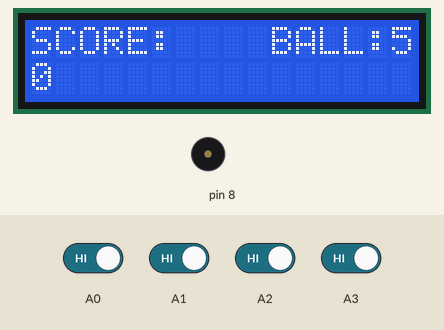
Simulated run of this sketch. Board: Arduino Uno, built with avr-gcc and run on an emulated ATmega328P. Shown: 16×2 character LCD, buzzer (waves = sounding). Inputs (shaded band) come from the test bench; at power-on: A0–3 HIGH.

Above: at 1.2 s.
1.3 s: A0 driven LOW
At 1.6 s:
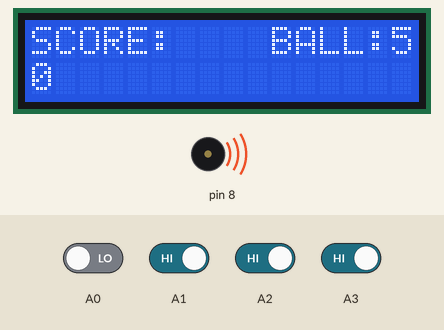
4.3 s: A1 driven LOW
At 5.6 s:
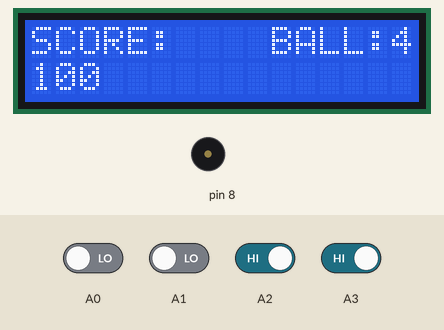
6.3 s: A2 driven LOW
At 7.0 s:
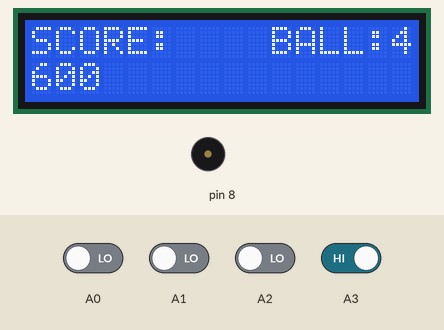
8.2 s: A3 driven LOW
At 9.5 s:
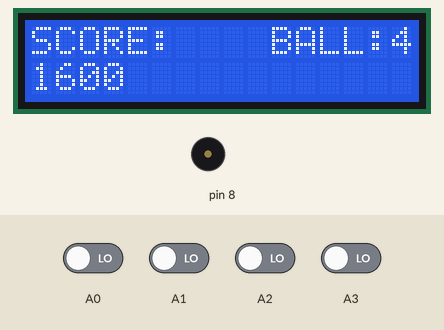
Timing chart, 0 to 11.2 s (numbered marks = the images above; inputs shaded):
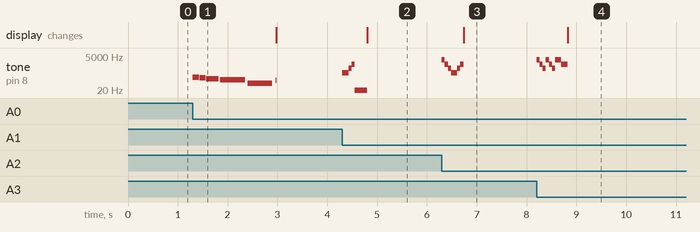

The sketch:

Pinball_0_00.ino
```cpp
#include "pitches.h"
#include <LiquidCrystal.h>
LiquidCrystal lcd(12, 11, 5, 4, 3, 2);

  boolean lastReadButton0;
  boolean lastReadButton1;
  boolean lastReadButton2;
  boolean lastReadButton3;
  boolean lastReadButton4;


  unsigned int score = 0;
  int ballnumber = 5;
  int a = 100;
  int b = 500;
  int c = 1000;


////Ball lost melody////
int ballLostMelody[] =
{
  NOTE_DS3, NOTE_D3, NOTE_B2, NOTE_GS2, NOTE_B1
};
int noteDurations0[] =
{
  8, 8, 4, 2, 2,
};
///////////////////////

////SCORE A////
int scoreAMelody[] =
{
 NOTE_E4, NOTE_E5, NOTE_E6,
};
int noteDurations1[] =
{
 8, 16, 16,
};
///////////////////////

////SCORE B////
int scoreBMelody[] =
{
 NOTE_E7, NOTE_E6, NOTE_E5, NOTE_E4, NOTE_E5, NOTE_E6,
};
int noteDurations2[] =
{
 16, 16, 16, 8, 16, 16,
};
///////////////////////

////SCORE C////
int scoreCMelody[] =
{
 NOTE_E7, NOTE_E6, NOTE_E5,  NOTE_E7, NOTE_E6, NOTE_E5, NOTE_E7, NOTE_E6, NOTE_E5,
};
int noteDurations3[] =
{
 16, 16, 16, 16, 16, 16, 8, 8, 8,
};
///////////////////////

// SETUP===========================================
void setup() {

//input pins for scoring triggers
  pinMode(A0, INPUT);
  pinMode(A1, INPUT);
  pinMode(A2, INPUT);
  pinMode(A3, INPUT);
  pinMode(A4, INPUT);

// set up the LCD:
  lcd.begin(16, 2);
  lcd.clear();

}

//LOOP==============================================
void loop() {

////LCD DISPLAY: SCORE / GAME OVER////

  if (ballnumber < 1)
  {
    lcd.setCursor(0, 0);
    lcd.print("GAME OVER         ");
  }
  else
  {
  lcd.setCursor(0, 0);
  lcd.print("SCORE:    BALL:");
  lcd.print(ballnumber);
  }
//LCD: NUMERIC SCORE

  lcd.setCursor(0, 1);
  lcd.print(score);

///LOST BALL//////////////////////////////////////
   boolean readButton0 = digitalRead(A0);

  if (readButton0 == LOW and lastReadButton0 == HIGH)
  {
      ballnumber = ballnumber - 1;

////BALL LOST MELODY////=============================
  for (int thisNote = 0; thisNote < 8; thisNote++) {

    int noteDuration0 = 1000 / noteDurations0[thisNote];
    tone(8, ballLostMelody[thisNote], noteDuration0);

    int pauseBetweenNotes = noteDuration0 * 1.10;
    delay(pauseBetweenNotes);

    noTone(8);
}////================================================

  }
  lastReadButton0 = readButton0;


///SCORE a 100 PTS//////////////////////////////////////////////
   boolean readButton2 = digitalRead(A1);

  if (readButton2 == LOW and lastReadButton2 == HIGH)
  {
      score = score + a;

      ////SCORE A MELODY////=============================
  for (int thisNote = 0; thisNote < 8; thisNote++) {

    int noteDuration1 = 1000 / noteDurations1[thisNote];
    tone(8, scoreAMelody[thisNote], noteDuration1);

    int pauseBetweenNotes = noteDuration1 * 1.0;
    delay(pauseBetweenNotes);

    noTone(8);
}////================================================

  }
  lastReadButton2 = readButton2;

///SCORE B 500 PTS/////////////////////////////////////////////////
   boolean readButton3 = digitalRead(A2);

  if (readButton3 == LOW and lastReadButton3 == HIGH)
  {
      score = score + b;

////SCORE B MELODY////=============================
  for (int thisNote = 0; thisNote < 8; thisNote++) {

    int noteDuration2 = 1000 / noteDurations2[thisNote];
    tone(8, scoreBMelody[thisNote], noteDuration2);

    int pauseBetweenNotes = noteDuration2 * 1.0;
    delay(pauseBetweenNotes);

    noTone(8);
}////================================================

  }
  lastReadButton3 = readButton3;

///SCORE C 1000 PTS////////////////////////////////////////////////
   boolean readButton4 = digitalRead(A3);

  if (readButton4 == LOW and lastReadButton4 == HIGH)
  {
      score = score + c;


////SCORE C MELODY////=============================
  for (int thisNote = 0; thisNote < 8; thisNote++) {

    int noteDuration3 = 1000 / noteDurations3[thisNote];
    tone(8, scoreCMelody[thisNote], noteDuration3);

    int pauseBetweenNotes = noteDuration3 * 1.0;
    delay(pauseBetweenNotes);

    noTone(8);
}////================================================

  }
  lastReadButton4 = readButton4;

}
```

pitches.h
```cpp
/*************************************************
 * Public Constants
 *************************************************/

#define NOTE_B0  31
#define NOTE_C1  33
#define NOTE_CS1 35
#define NOTE_D1  37
#define NOTE_DS1 39
#define NOTE_E1  41
#define NOTE_F1  44
#define NOTE_FS1 46
#define NOTE_G1  49
#define NOTE_GS1 52
#define NOTE_A1  55
#define NOTE_AS1 58
#define NOTE_B1  62
#define NOTE_C2  65
#define NOTE_CS2 69
#define NOTE_D2  73
#define NOTE_DS2 78
#define NOTE_E2  82
#define NOTE_F2  87
#define NOTE_FS2 93
#define NOTE_G2  98
#define NOTE_GS2 104
#define NOTE_A2  110
#define NOTE_AS2 117
#define NOTE_B2  123
#define NOTE_C3  131
#define NOTE_CS3 139
#define NOTE_D3  147
#define NOTE_DS3 156
#define NOTE_E3  165
#define NOTE_F3  175
#define NOTE_FS3 185
#define NOTE_G3  196
#define NOTE_GS3 208
#define NOTE_A3  220
#define NOTE_AS3 233
#define NOTE_B3  247
#define NOTE_C4  262
#define NOTE_CS4 277
#define NOTE_D4  294
#define NOTE_DS4 311
#define NOTE_E4  330
#define NOTE_F4  349
#define NOTE_FS4 370
#define NOTE_G4  392
#define NOTE_GS4 415
#define NOTE_A4  440
#define NOTE_AS4 466
#define NOTE_B4  494
#define NOTE_C5  523
#define NOTE_CS5 554
#define NOTE_D5  587
#define NOTE_DS5 622
#define NOTE_E5  659
#define NOTE_F5  698
#define NOTE_FS5 740
#define NOTE_G5  784
#define NOTE_GS5 831
#define NOTE_A5  880
#define NOTE_AS5 932
#define NOTE_B5  988
#define NOTE_C6  1047
#define NOTE_CS6 1109
#define NOTE_D6  1175
#define NOTE_DS6 1245
#define NOTE_E6  1319
#define NOTE_F6  1397
#define NOTE_FS6 1480
#define NOTE_G6  1568
#define NOTE_GS6 1661
#define NOTE_A6  1760
#define NOTE_AS6 1865
#define NOTE_B6  1976
#define NOTE_C7  2093
#define NOTE_CS7 2217
#define NOTE_D7  2349
#define NOTE_DS7 2489
#define NOTE_E7  2637
#define NOTE_F7  2794
#define NOTE_FS7 2960
#define NOTE_G7  3136
#define NOTE_GS7 3322
#define NOTE_A7  3520
#define NOTE_AS7 3729
#define NOTE_B7  3951
#define NOTE_C8  4186
#define NOTE_CS8 4435
#define NOTE_D8  4699
#define NOTE_DS8 4978
```

Measured:
- after the input at 1.3 s, tone on pin 8: plays 156 Hz for 0.13 s, 147 Hz for 0.13 s, 123 Hz for 0.25 s, 104 Hz for 0.50 s, 62 Hz for 0.50 s, 100 Hz for 0.01 s, starting at once
- after the input at 4.3 s, tone on pin 8: plays 330 Hz for 0.13 s, 659 Hz for 0.06 s, 1319 Hz for 0.07 s, 2 Hz for 0.25 s, starting at once; the display: changes after 0.51 s (image 2)
- after the input at 6.3 s, tone on pin 8: plays 2637 Hz for 0.06 s, 1319 Hz for 0.06 s, 659 Hz for 0.06 s, 330 Hz for 0.13 s, 659 Hz for 0.06 s, 1319 Hz for 0.06 s, starting at once; the display: changes after 0.44 s (image 3)
- after the input at 8.2 s, tone on pin 8: plays 2637 Hz for 0.06 s, 1319 Hz for 0.06 s, 659 Hz for 0.06 s, 2637 Hz for 0.06 s, 1319 Hz for 0.06 s, 659 Hz for 0.06 s … (8 notes in this stretch), starting at once; the display: changes after 0.63 s (image 4)
